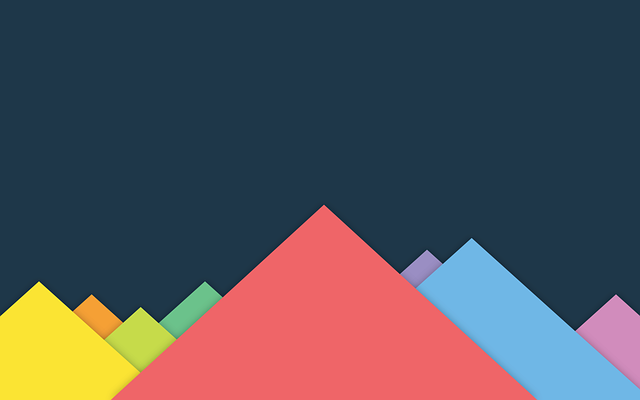
#> input picture img/rgb.png, 640 x 400 px
$ python histogram-of-RGB.py
#> lines starting #> are read from the running program, lines starting #| are printed output that depends on the picture
import cv2 as cv
import numpy as np
from matplotlib import pyplot as plt

imgPath = 'img/rgb.png'
src = cv.imread(imgPath)
#> src is the input picture: shape (400, 640, 3); mean B, G, R 88.4, 81.5, 83.7

color = ('b','g','r')
for k,color in enumerate(color):
  histogram = cv.calcHist([src],[k],None,[256],[0,256])
  plt.figure()
  plt.plot(histogram,color = color)
  plt.xlim([0,256])

plt.show()
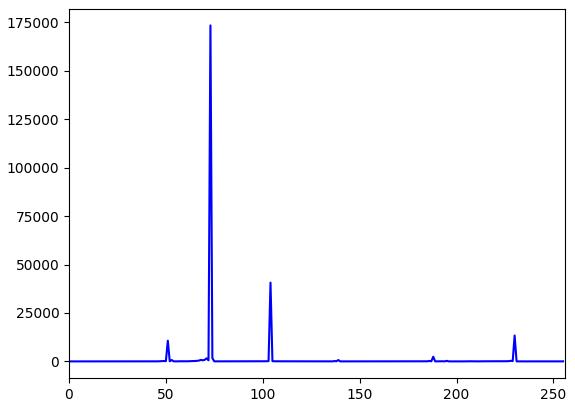
#> figure drawn by matplotlib, 1 panel; curve peaks at x = 73, y = 173459
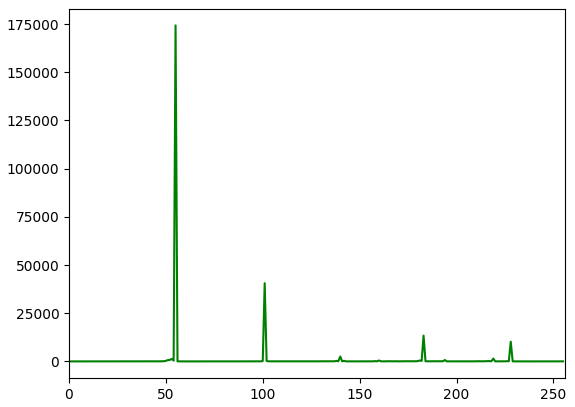
#> figure drawn by matplotlib, 1 panel; curve peaks at x = 55, y = 174304
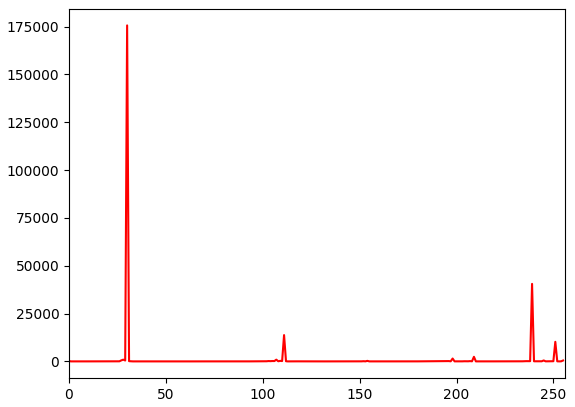
#> figure drawn by matplotlib, 1 panel; curve peaks at x = 30, y = 175649
